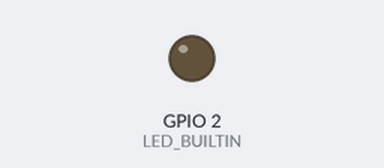
Simulated run of this sketch. Board: ESP32. On the bench: output pins drawn as LEDs (lit = HIGH).

Above: at 0.15 s.
At 19.98 s:
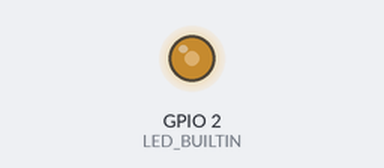
At 39.81 s:
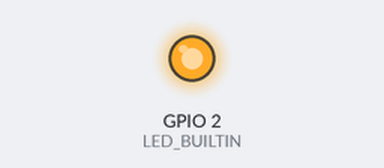
Timing chart, 0 to 40.0 s (numbered marks = the images above):
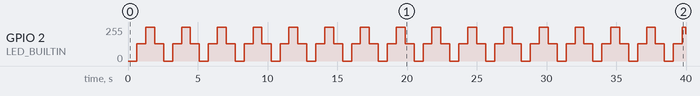

The sketch:

PWM_ESP32.ino
```cpp
// setting PWM properties
const int freq = 10000;
const int ledchannel =0;
const int resolution = 8;

void setup() {
// configure LED PWM functionalities
ledcSetup(ledchannel,freq,resolution);

// attach the channel to the GPIO to be controlled
ledcAttachPin(LED_BUILTIN, ledchannel);
}

void loop() {
  // increase the LED Brightness
for(int dutycycle =0 ; dutycycle <=255; dutycycle++)
{
  ledcWrite(ledchannel, dutycycle);
  delay(5);
}

  // decrease the LED Brightness
for(int dutycycle=255;dutycycle>=0;dutycycle--)
{
  ledcWrite(ledchannel,dutycycle);
  delay(5);
}
}
```

Measured:
- by itself, GPIO 2 (LED_BUILTIN): 0/255 → 128/255 at 0.64 s, → 255/255 0.64 s later, → 128/255 0.64 s later, → 0/255 0.65 s later, … (63 changes in this stretch)
